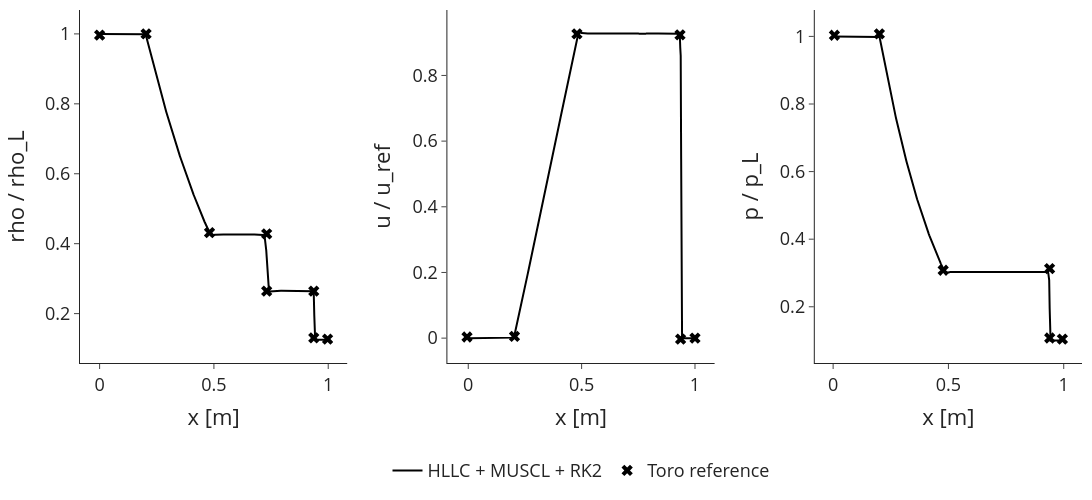

Notebook code cell kept with this figure:
### Markdown cell above
# reference comparison

### Code cell
def run_scheme(flux_scheme, spatial_scheme, integrator_scheme):
    """Run the shock tube with the given numerical scheme and return normalized primitives at t_final."""
    _numerics = numerics_types.NumericsConfig(
        dt=dt,
        dx=dx,
        integrator_scheme=integrator_scheme,
        spatial_scheme=spatial_scheme,
        flux_scheme=flux_scheme,
        n_halo_cells=1,
        clipping=numerics_types.ClippingConfig(),
    )
    _eq = replace(eq_manager, numerics_config=_numerics)
    _U_hist, _ = equation_manager.run_scan(
        U_init=U_init,
        equation_manager=_eq,
        t_final=t_final,
        save_interval=1,
    )
    n_sp = _eq.species.n_species
    Y_f, rho_f, T_f, Tv_f, p_f = equation_manager_utils.extract_primitives_from_U(
        _U_hist[-1], _eq
    )
    u_f = _U_hist[-1, :, n_sp] / rho_f
    return (
        np.array(rho_f) / rho_L,
        np.array(u_f) / u_ref,
        np.array(p_f) / float(p_0[0]),
    )


print("Running HLLC + MUSCL + RK2 ...")
rho_hllc, u_hllc, p_hllc = run_scheme("hllc", "muscl", "rk2")

print("Running exact_riemann + first_order + forward-euler ...")
rho_exact, u_exact, p_exact = run_scheme(
    "exact_riemann", "first_order", "forward-euler"
)

# Load Toro reference
toro_dir = Path(
    "/home/hhoechter/tum/jaxfluids_internship/experiments/shock_tube_1d_toro"
)
toro = load_toro_csv(str(toro_dir / "toro_riemann_shocktube.csv"))

# --- plot ---
hllc_kw = dict(mode="lines", line=dict(color="black", width=2))
exact_kw = dict(mode="lines", line=dict(color="firebrick", width=2, dash="dash"))
ref_kw = dict(mode="markers", marker=dict(size=10, symbol="x", color="black"))

fig = make_subplots(
    rows=1,
    cols=3,
    horizontal_spacing=0.10,
)

quantities = [
    ("density", rho_hllc, rho_exact, 1),
    ("velocity", u_hllc, u_exact, 2),
    ("pressure", p_hllc, p_exact, 3),
]

for toro_key, sim_hllc, sim_exact, col in quantities:
    show = col == 1
    fig.add_trace(
        go.Scatter(
            x=np.array(x),
            y=sim_hllc,
            name="HLLC + MUSCL + RK2",
            showlegend=show,
            **hllc_kw,
        ),
        row=1,
        col=col,
    )
    # fig.add_trace(
    #     go.Scatter(x=np.array(x), y=sim_exact, name="exact Riemann + 1st order + FE", showlegend=show, **exact_kw),
    #     row=1, col=col,
    # )
    fig.add_trace(
        go.Scatter(
            x=toro[toro_key]["x"],
            y=toro[toro_key]["y"],
            name="Toro reference",
            showlegend=show,
            **ref_kw,
        ),
        row=1,
        col=col,
    )

_ax_x = dict(
    title_font=dict(size=22), tickfont=dict(size=18), tickangle=0, title_text="x [m]"
)
_ax_y = dict(title_font=dict(size=22), tickfont=dict(size=18))
fig.update_layout(
    template="simple_white",
    title=None,
    width=1400,
    height=500,
    margin=dict(t=10, b=100, l=80, r=10),
    xaxis=_ax_x,
    xaxis2=_ax_x,
    xaxis3=_ax_x,
    yaxis={**_ax_y, "title_text": "rho / rho_L"},
    yaxis2={**_ax_y, "title_text": "u / u_ref"},
    yaxis3={**_ax_y, "title_text": "p / p_L"},
    legend=dict(
        font=dict(size=18),
        x=0.5,
        y=-0.25,
        xanchor="center",
        yanchor="top",
        borderwidth=1,
        bordercolor="white",
        orientation="h",
    ),
)
fig.show()
fig.write_image(
    "/home/hhoechter/tum/jaxfluids_internship/experiments/shock_tube_1d_toro/shock_tube_1d_toro.pdf"
)

### Figure 1 — Plotly figure (JSON) as saved in the notebook; plotly's stock layout.template omitted (floating-point values rounded to 4 significant figures; data arrays with more than 128 entries replaced by an {"elided": "..."} marker saying what was removed)
{"data": [{"line": {"color": "black", "width": 2}, "mode": "lines", "name": "HLLC + MUSCL + RK2", "showlegend": true, "type": "scatter", "x": {"elided": "500 float values"}, "xaxis": "x", "y": {"elided": "500 float values"}, "yaxis": "y"}, {"marker": {"color": "black", "size": 10, "symbol": "x"}, "mode": "markers", "name": "Toro reference", "showlegend": true, "type": "scatter", "x": [0, 0.2033, 0.4808, 0.7308, 0.7308, 0.9368, 0.9368, 0.9973], "xaxis": "x", "y": [0.9967, 1, 0.4314, 0.4281, 0.2642, 0.2642, 0.1304, 0.1271], "yaxis": "y"}, {"line": {"color": "black", "width": 2}, "mode": "lines", "name": "HLLC + MUSCL + RK2", "showlegend": false, "type": "scatter", "x": {"elided": "500 float values"}, "xaxis": "x2", "y": {"elided": "500 float values"}, "yaxis": "y2"}, {"marker": {"color": "black", "size": 10, "symbol": "x"}, "mode": "markers", "name": "Toro reference", "showlegend": false, "type": "scatter", "x": [-0.00551, 0.2039, 0.4793, 0.9339, 0.9366, 1], "xaxis": "x2", "y": [0.003344, 0.005289, 0.9265, 0.9235, -0.002958, -3.685e-05], "yaxis": "y2"}, {"line": {"color": "black", "width": 2}, "mode": "lines", "name": "HLLC + MUSCL + RK2", "showlegend": false, "type": "scatter", "x": {"elided": "500 float values"}, "xaxis": "x3", "y": {"elided": "500 float values"}, "yaxis": "y3"}, {"marker": {"color": "black", "size": 10, "symbol": "x"}, "mode": "markers", "name": "Toro reference", "showlegend": false, "type": "scatter", "x": [0.005494, 0.2005, 0.4772, 0.9387, 0.9393, 0.9942], "xaxis": "x3", "y": [1.003, 1.007, 0.308, 0.3129, 0.1075, 0.1044], "yaxis": "y3"}], "layout": {"height": 500, "legend": {"bordercolor": "white", "borderwidth": 1, "font": {"size": 18}, "orientation": "h", "x": 0.5, "xanchor": "center", "y": -0.25, "yanchor": "top"}, "margin": {"b": 100, "l": 80, "r": 10, "t": 10}, "title": {}, "width": 1400, "xaxis": {"anchor": "y", "domain": [0, 0.2667], "tickangle": 0, "tickfont": {"size": 18}, "title": {"font": {"size": 22}, "text": "x [m]"}}, "xaxis2": {"anchor": "y2", "domain": [0.3667, 0.6333], "tickangle": 0, "tickfont": {"size": 18}, "title": {"font": {"size": 22}, "text": "x [m]"}}, "xaxis3": {"anchor": "y3", "domain": [0.7333, 1], "tickangle": 0, "tickfont": {"size": 18}, "title": {"font": {"size": 22}, "text": "x [m]"}}, "yaxis": {"anchor": "x", "domain": [0, 1], "tickfont": {"size": 18}, "title": {"font": {"size": 22}, "text": "rho / rho_L"}}, "yaxis2": {"anchor": "x2", "domain": [0, 1], "tickfont": {"size": 18}, "title": {"font": {"size": 22}, "text": "u / u_ref"}}, "yaxis3": {"anchor": "x3", "domain": [0, 1], "tickfont": {"size": 18}, "title": {"font": {"size": 22}, "text": "p / p_L"}}}}
